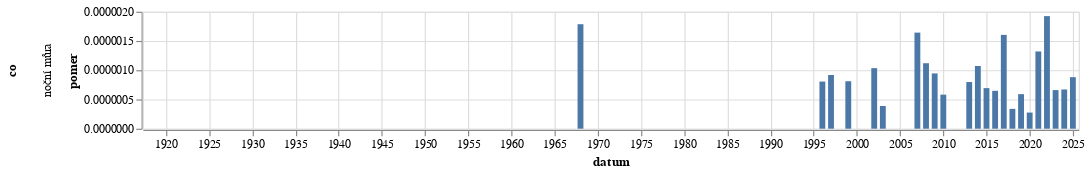

The notebook cell saved with this chart:
### Code cell
graf(vyvoj_vyskytu("(?i)noční můr","noční můra"))

### Figure 1 — Vega-Lite specification as saved in the notebook (floating-point values rounded to 4 significant figures)
{"config": {"view": {"continuousWidth": 300, "continuousHeight": 300}}, "data": {"name": "data-e158bfd54c37be633c46d1250a304eb0"}, "mark": {"type": "bar"}, "encoding": {"row": {"field": "co", "type": "nominal"}, "x": {"field": "datum", "type": "temporal"}, "y": {"field": "pomer", "type": "quantitative"}}, "height": 100, "width": 800, "$schema": "https://vega.github.io/schema/vega-lite/v5.8.0.json", "datasets": {"data-e158bfd54c37be633c46d1250a304eb0": [{"datum": "1918-01-01T00:00:00", "vyskytu": 0, "pocet_slov": 172010, "pomer": 0.0, "co": "noční můra"}, {"datum": "1919-01-01T00:00:00", "vyskytu": 0, "pocet_slov": 1547459, "pomer": 0.0, "co": "noční můra"}, {"datum": "1920-01-01T00:00:00", "vyskytu": 0, "pocet_slov": 1557497, "pomer": 0.0, "co": "noční můra"}, {"datum": "1921-01-01T00:00:00", "vyskytu": 0, "pocet_slov": 1814119, "pomer": 0.0, "co": "noční můra"}, {"datum": "1922-01-01T00:00:00", "vyskytu": 0, "pocet_slov": 1739976, "pomer": 0.0, "co": "noční můra"}, {"datum": "1923-01-01T00:00:00", "vyskytu": 0, "pocet_slov": 1131296, "pomer": 0.0, "co": "noční můra"}, {"datum": "1924-01-01T00:00:00", "vyskytu": 0, "pocet_slov": 1386775, "pomer": 0.0, "co": "noční můra"}, {"datum": "1925-01-01T00:00:00", "vyskytu": 0, "pocet_slov": 989387, "pomer": 0.0, "co": "noční můra"}, {"datum": "1926-01-01T00:00:00", "vyskytu": 0, "pocet_slov": 1629693, "pomer": 0.0, "co": "noční můra"}, {"datum": "1927-01-01T00:00:00", "vyskytu": 0, "pocet_slov": 1725378, "pomer": 0.0, "co": "noční můra"}, {"datum": "1928-01-01T00:00:00", "vyskytu": 0, "pocet_slov": 1786584, "pomer": 0.0, "co": "noční můra"}, {"datum": "1929-01-01T00:00:00", "vyskytu": 0, "pocet_slov": 907519, "pomer": 0.0, "co": "noční můra"}, {"datum": "1930-01-01T00:00:00", "vyskytu": 0, "pocet_slov": 1990549, "pomer": 0.0, "co": "noční můra"}, {"datum": "1931-01-01T00:00:00", "vyskytu": 0, "pocet_slov": 1466185, "pomer": 0.0, "co": "noční můra"}, {"datum": "1932-01-01T00:00:00", "vyskytu": 0, "pocet_slov": 1117587, "pomer": 0.0, "co": "noční můra"}, {"datum": "1933-01-01T00:00:00", "vyskytu": 0, "pocet_slov": 1230441, "pomer": 0.0, "co": "noční můra"}, {"datum": "1934-01-01T00:00:00", "vyskytu": 0, "pocet_slov": 874472, "pomer": 0.0, "co": "noční můra"}, {"datum": "1935-01-01T00:00:00", "vyskytu": 0, "pocet_slov": 712050, "pomer": 0.0, "co": "noční můra"}, {"datum": "1936-01-01T00:00:00", "vyskytu": 0, "pocet_slov": 958205, "pomer": 0.0, "co": "noční můra"}, {"datum": "1937-01-01T00:00:00", "vyskytu": 0, "pocet_slov": 733783, "pomer": 0.0, "co": "noční můra"}, {"datum": "1938-01-01T00:00:00", "vyskytu": 0, "pocet_slov": 383461, "pomer": 0.0, "co": "noční můra"}, {"datum": "1945-01-01T00:00:00", "vyskytu": 0, "pocet_slov": 140144, "pomer": 0.0, "co": "noční můra"}, {"datum": "1946-01-01T00:00:00", "vyskytu": 0, "pocet_slov": 1129068, "pomer": 0.0, "co": "noční můra"}, {"datum": "1947-01-01T00:00:00", "vyskytu": 0, "pocet_slov": 1083098, "pomer": 0.0, "co": "noční můra"}, {"datum": "1948-01-01T00:00:00", "vyskytu": 0, "pocet_slov": 618132, "pomer": 0.0, "co": "noční můra"}, {"datum": "1949-01-01T00:00:00", "vyskytu": 0, "pocet_slov": 357203, "pomer": 0.0, "co": "noční můra"}, {"datum": "1950-01-01T00:00:00", "vyskytu": 0, "pocet_slov": 208781, "pomer": 0.0, "co": "noční můra"}, {"datum": "1951-01-01T00:00:00", "vyskytu": 0, "pocet_slov": 219888, "pomer": 0.0, "co": "noční můra"}, {"datum": "1952-01-01T00:00:00", "vyskytu": 0, "pocet_slov": 189920, "pomer": 0.0, "co": "noční můra"}, {"datum": "1953-01-01T00:00:00", "vyskytu": 0, "pocet_slov": 114518, "pomer": 0.0, "co": "noční můra"}, {"datum": "1954-01-01T00:00:00", "vyskytu": 0, "pocet_slov": 98416, "pomer": 0.0, "co": "noční můra"}, {"datum": "1955-01-01T00:00:00", "vyskytu": 0, "pocet_slov": 78833, "pomer": 0.0, "co": "noční můra"}, {"datum": "1956-01-01T00:00:00", "vyskytu": 0, "pocet_slov": 138430, "pomer": 0.0, "co": "noční můra"}, {"datum": "1957-01-01T00:00:00", "vyskytu": 0, "pocet_slov": 137388, "pomer": 0.0, "co": "noční můra"}, {"datum": "1958-01-01T00:00:00", "vyskytu": 0, "pocet_slov": 142112, "pomer": 0.0, "co": "noční můra"}, {"datum": "1959-01-01T00:00:00", "vyskytu": 0, "pocet_slov": 141333, "pomer": 0.0, "co": "noční můra"}, {"datum": "1960-01-01T00:00:00", "vyskytu": 0, "pocet_slov": 181817, "pomer": 0.0, "co": "noční můra"}, {"datum": "1961-01-01T00:00:00", "vyskytu": 0, "pocet_slov": 216288, "pomer": 0.0, "co": "noční můra"}, {"datum": "1962-01-01T00:00:00", "vyskytu": 0, "pocet_slov": 98793, "pomer": 0.0, "co": "noční můra"}, {"datum": "1963-01-01T00:00:00", "vyskytu": 0, "pocet_slov": 139432, "pomer": 0.0, "co": "noční můra"}, {"datum": "1964-01-01T00:00:00", "vyskytu": 0, "pocet_slov": 288820, "pomer": 0.0, "co": "noční můra"}, {"datum": "1965-01-01T00:00:00", "vyskytu": 0, "pocet_slov": 194814, "pomer": 0.0, "co": "noční můra"}, {"datum": "1966-01-01T00:00:00", "vyskytu": 0, "pocet_slov": 247115, "pomer": 0.0, "co": "noční můra"}, {"datum": "1967-01-01T00:00:00", "vyskytu": 0, "pocet_slov": 225198, "pomer": 0.0, "co": "noční můra"}, {"datum": "1968-01-01T00:00:00", "vyskytu": 1, "pocet_slov": 559905, "pomer": 1.786e-06, "co": "noční můra"}, {"datum": "1969-01-01T00:00:00", "vyskytu": 0, "pocet_slov": 368721, "pomer": 0.0, "co": "noční můra"}, {"datum": "1970-01-01T00:00:00", "vyskytu": 0, "pocet_slov": 248046, "pomer": 0.0, "co": "noční můra"}, {"datum": "1971-01-01T00:00:00", "vyskytu": 0, "pocet_slov": 263102, "pomer": 0.0, "co": "noční můra"}, {"datum": "1972-01-01T00:00:00", "vyskytu": 0, "pocet_slov": 213032, "pomer": 0.0, "co": "noční můra"}, {"datum": "1973-01-01T00:00:00", "vyskytu": 0, "pocet_slov": 280835, "pomer": 0.0, "co": "noční můra"}, {"datum": "1974-01-01T00:00:00", "vyskytu": 0, "pocet_slov": 291980, "pomer": 0.0, "co": "noční můra"}, {"datum": "1975-01-01T00:00:00", "vyskytu": 0, "pocet_slov": 335255, "pomer": 0.0, "co": "noční můra"}, {"datum": "1976-01-01T00:00:00", "vyskytu": 0, "pocet_slov": 244998, "pomer": 0.0, "co": "noční můra"}, {"datum": "1977-01-01T00:00:00", "vyskytu": 0, "pocet_slov": 253702, "pomer": 0.0, "co": "noční můra"}, {"datum": "1978-01-01T00:00:00", "vyskytu": 0, "pocet_slov": 289894, "pomer": 0.0, "co": "noční můra"}, {"datum": "1979-01-01T00:00:00", "vyskytu": 0, "pocet_slov": 252883, "pomer": 0.0, "co": "noční můra"}, {"datum": "1980-01-01T00:00:00", "vyskytu": 0, "pocet_slov": 242065, "pomer": 0.0, "co": "noční můra"}, {"datum": "1981-01-01T00:00:00", "vyskytu": 0, "pocet_slov": 134899, "pomer": 0.0, "co": "noční můra"}, {"datum": "1982-01-01T00:00:00", "vyskytu": 0, "pocet_slov": 186973, "pomer": 0.0, "co": "noční můra"}, {"datum": "1983-01-01T00:00:00", "vyskytu": 0, "pocet_slov": 227768, "pomer": 0.0, "co": "noční můra"}, {"datum": "1984-01-01T00:00:00", "vyskytu": 0, "pocet_slov": 191735, "pomer": 0.0, "co": "noční můra"}, {"datum": "1985-01-01T00:00:00", "vyskytu": 0, "pocet_slov": 165973, "pomer": 0.0, "co": "noční můra"}, {"datum": "1986-01-01T00:00:00", "vyskytu": 0, "pocet_slov": 98877, "pomer": 0.0, "co": "noční můra"}, {"datum": "1987-01-01T00:00:00", "vyskytu": 0, "pocet_slov": 149991, "pomer": 0.0, "co": "noční můra"}, {"datum": "1988-01-01T00:00:00", "vyskytu": 0, "pocet_slov": 167631, "pomer": 0.0, "co": "noční můra"}, {"datum": "1989-01-01T00:00:00", "vyskytu": 0, "pocet_slov": 255151, "pomer": 0.0, "co": "noční můra"}, {"datum": "1990-01-01T00:00:00", "vyskytu": 0, "pocet_slov": 833434, "pomer": 0.0, "co": "noční můra"}, {"datum": "1991-01-01T00:00:00", "vyskytu": 0, "pocet_slov": 1410605, "pomer": 0.0, "co": "noční můra"}, {"datum": "1992-01-01T00:00:00", "vyskytu": 0, "pocet_slov": 1217148, "pomer": 0.0, "co": "noční můra"}, {"datum": "1993-01-01T00:00:00", "vyskytu": 0, "pocet_slov": 1127475, "pomer": 0.0, "co": "noční můra"}, {"datum": "1994-01-01T00:00:00", "vyskytu": 0, "pocet_slov": 948063, "pomer": 0.0, "co": "noční můra"}, {"datum": "1995-01-01T00:00:00", "vyskytu": 0, "pocet_slov": 1138209, "pomer": 0.0, "co": "noční můra"}, {"datum": "1996-01-01T00:00:00", "vyskytu": 1, "pocet_slov": 1240947, "pomer": 8.058e-07, "co": "noční můra"}, {"datum": "1997-01-01T00:00:00", "vyskytu": 2, "pocet_slov": 2179318, "pomer": 9.177e-07, "co": "noční můra"}, {"datum": "1998-01-01T00:00:00", "vyskytu": 0, "pocet_slov": 1522654, "pomer": 0.0, "co": "noční můra"}, {"datum": "1999-01-01T00:00:00", "vyskytu": 2, "pocet_slov": 2465372, "pomer": 8.112e-07, "co": "noční můra"}, {"datum": "2000-01-01T00:00:00", "vyskytu": 0, "pocet_slov": 2483127, "pomer": 0.0, "co": "noční můra"}, {"datum": "2001-01-01T00:00:00", "vyskytu": 0, "pocet_slov": 2462192, "pomer": 0.0, "co": "noční můra"}, {"datum": "2002-01-01T00:00:00", "vyskytu": 2, "pocet_slov": 1931845, "pomer": 1.035e-06, "co": "noční můra"}, {"datum": "2003-01-01T00:00:00", "vyskytu": 1, "pocet_slov": 2578085, "pomer": 3.879e-07, "co": "noční můra"}, {"datum": "2004-01-01T00:00:00", "vyskytu": 0, "pocet_slov": 2351739, "pomer": 0.0, "co": "noční můra"}, {"datum": "2005-01-01T00:00:00", "vyskytu": 0, "pocet_slov": 2582168, "pomer": 0.0, "co": "noční můra"}, {"datum": "2006-01-01T00:00:00", "vyskytu": 0, "pocet_slov": 1552476, "pomer": 0.0, "co": "noční můra"}, {"datum": "2007-01-01T00:00:00", "vyskytu": 3, "pocet_slov": 1826653, "pomer": 1.642e-06, "co": "noční můra"}, {"datum": "2008-01-01T00:00:00", "vyskytu": 2, "pocet_slov": 1786832, "pomer": 1.119e-06, "co": "noční můra"}, {"datum": "2009-01-01T00:00:00", "vyskytu": 2, "pocet_slov": 2116415, "pomer": 9.45e-07, "co": "noční můra"}, {"datum": "2010-01-01T00:00:00", "vyskytu": 1, "pocet_slov": 1718642, "pomer": 5.819e-07, "co": "noční můra"}, {"datum": "2011-01-01T00:00:00", "vyskytu": 0, "pocet_slov": 2512843, "pomer": 0.0, "co": "noční můra"}, {"datum": "2012-01-01T00:00:00", "vyskytu": 0, "pocet_slov": 2154063, "pomer": 0.0, "co": "noční můra"}, {"datum": "2013-01-01T00:00:00", "vyskytu": 1, "pocet_slov": 1253654, "pomer": 7.977e-07, "co": "noční můra"}, {"datum": "2014-01-01T00:00:00", "vyskytu": 3, "pocet_slov": 2797907, "pomer": 1.072e-06, "co": "noční můra"}, {"datum": "2015-01-01T00:00:00", "vyskytu": 2, "pocet_slov": 2883253, "pomer": 6.937e-07, "co": "noční můra"}, {"datum": "2016-01-01T00:00:00", "vyskytu": 2, "pocet_slov": 3088746, "pomer": 6.475e-07, "co": "noční můra"}, {"datum": "2017-01-01T00:00:00", "vyskytu": 4, "pocet_slov": 2494184, "pomer": 1.604e-06, "co": "noční můra"}, {"datum": "2018-01-01T00:00:00", "vyskytu": 1, "pocet_slov": 2950192, "pomer": 3.39e-07, "co": "noční můra"}, {"datum": "2019-01-01T00:00:00", "vyskytu": 2, "pocet_slov": 3385704, "pomer": 5.907e-07, "co": "noční můra"}, {"datum": "2020-01-01T00:00:00", "vyskytu": 1, "pocet_slov": 3628168, "pomer": 2.756e-07, "co": "noční můra"}, {"datum": "2021-01-01T00:00:00", "vyskytu": 4, "pocet_slov": 3028906, "pomer": 1.321e-06, "co": "noční můra"}, {"datum": "2022-01-01T00:00:00", "vyskytu": 8, "pocet_slov": 4156918, "pomer": 1.925e-06, "co": "noční můra"}, {"datum": "2023-01-01T00:00:00", "vyskytu": 3, "pocet_slov": 4543342, "pomer": 6.603e-07, "co": "noční můra"}, {"datum": "2024-01-01T00:00:00", "vyskytu": 3, "pocet_slov": 4476204, "pomer": 6.702e-07, "co": "noční můra"}, {"datum": "2025-01-01T00:00:00", "vyskytu": 2, "pocet_slov": 2270793, "pomer": 8.807e-07, "co": "noční můra"}]}}
